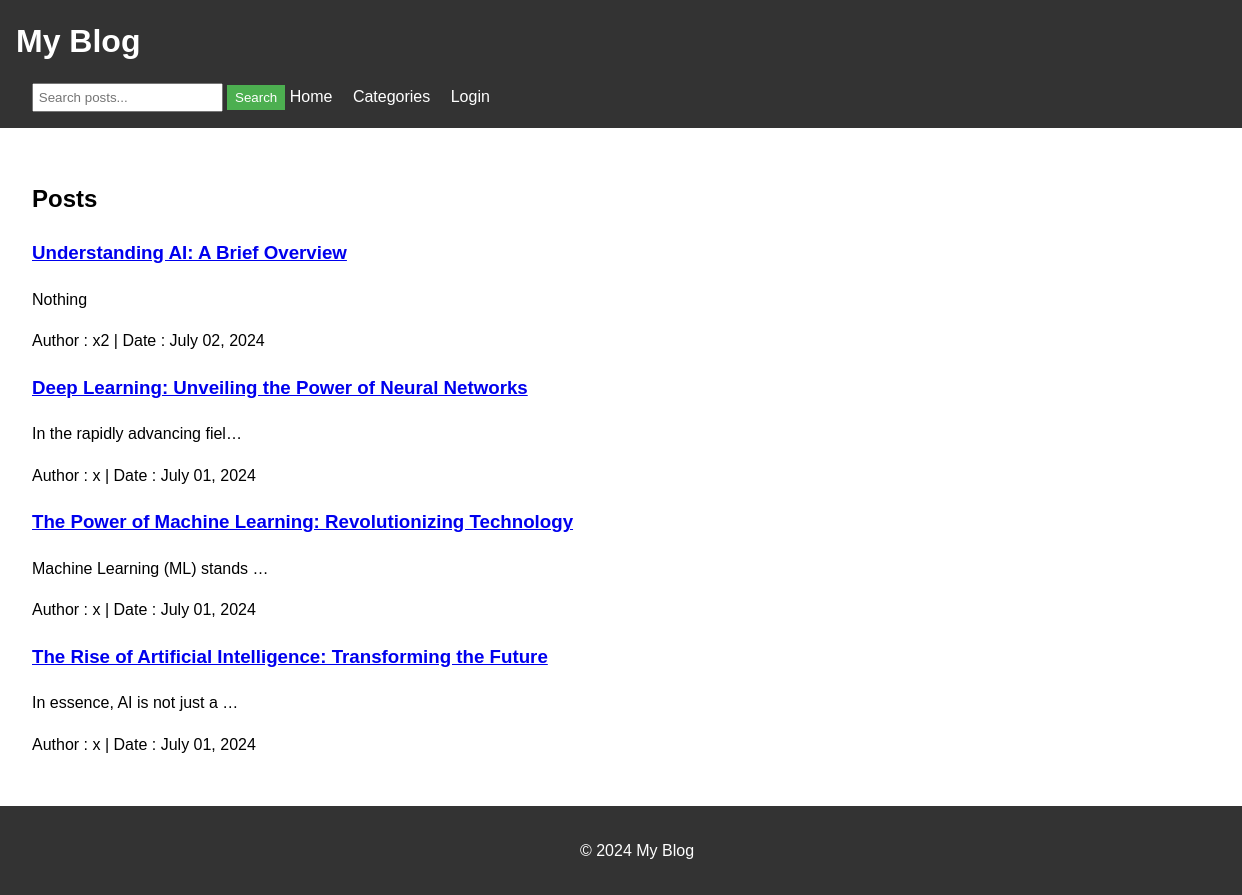
The page / on the database its author committed.
### Blog/models.py (models this page shows, shortened)
class Post(models.Model):
    title = models.CharField(max_length=200)
    content = models.TextField()
    pub_date = models.DateTimeField(auto_now_add=True)
    author = models.ForeignKey(User, on_delete=models.CASCADE)
    categories = models.ManyToManyField(Category)

### Blog/views.py (the view)
# urls.py: path('', views.post_list, name='post_list'),
def post_list(request):
    posts = Post.objects.all().order_by('-pub_date')
    paginator = Paginator(posts, 6)
    page_number = request.GET.get('page')
    page_obj = paginator.get_page(page_number)
    return render(request, 'blog/post_list.html', {'page_obj': page_obj})

### Blog/templates/blog/post_list.html (shortened to what this page needs)
{% extends 'blog/base.html' %}
{% block content %}
    <h2>Posts</h2>
    {% for post in page_obj %}
        <article>
            <h3><a href="{% url 'post_detail' post.id %}"> {{post.title}} </a></h3>
            <p>{{post.content|truncatechars:30}}</p>
            <p>Author : {{post.author.username}} | Date : {{post.pub_date|date:"F d, Y"}}</p>
        </article>
    {% endfor %}
{% endblock content %}

### Blog/templates/blog/base.html (style rules this page uses)
body { font-family: Arial, sans-serif; line-height: 1.6; margin: 0; padding: 0; }

### rows shown on the page
Post: title "Understanding AI: A Brief Overview", content "Nothing", author.username "x2", pub_date "July 02, 2024"
Post: title "Deep Learning: Unveiling the Power of Neural Networks", content "In the rapidly advancing fiel…", author.username "x", pub_date "July 01, 2024"
Post: title "The Power of Machine Learning: Revolutionizing Technology", content "Machine Learning (ML) stands …", author.username "x", pub_date "July 01, 2024"
Post: title "The Rise of Artificial Intelligence: Transforming the Future", content "In essence, AI is not just a …", author.username "x", pub_date "July 01, 2024"
